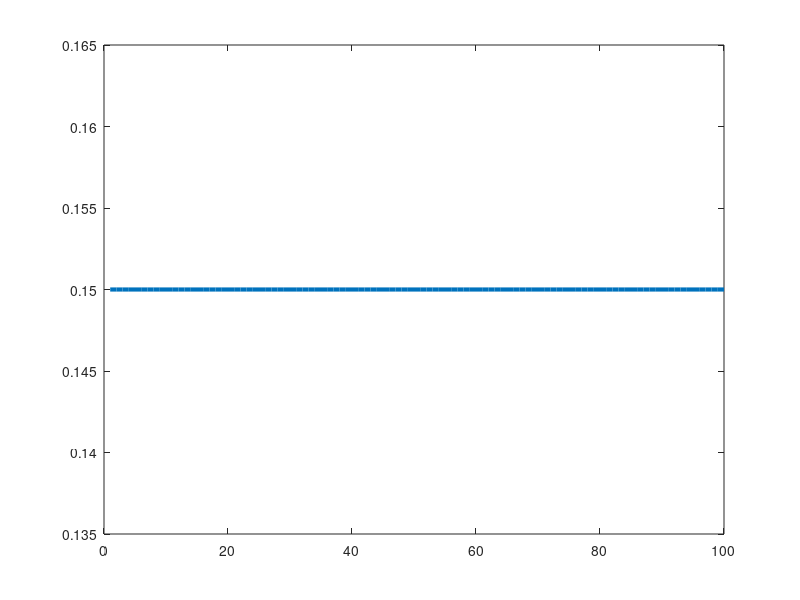

Recreate this plot in MATLAB. (Note: this script raises an error after producing the figure.)
clear all;
clc;
color={[255,80,80]./256,[5,80,91]./256,[48,151,164]./256,[255,170,50]./256,[0.6902,0.4784,0.6314],[200,100,50]./256};
marker={"*","o","pentagram","diamond","square","^"};
l_sum=0;
gamma=0.5;
L=100;
l_length=L;
U=150;
W=50;
N=300;
R=1e5;
t_ens=5e-3;
t_des=5e-3;
t_s=t_ens+t_des;
n=1:l_length;
k=1.2;
p_reg=1;
pb=0;
p_ext=1;

y=[];
for i=1:l_length
    y(i)=N*W/R;
end
plot(n,y,'LineWidth',3,'HandleVisibility','on')
hold on;


for l=1:l_length
    l_sum=l_sum+l.^(-gamma);
end

for p_ext=0:0.2:1
    den=[];
    den(1)=1*U/R+(1-p_ext*p_reg*(1-pb)*k*1/l_sum)*(N+1)*W/R+t_ens+t_des;
    m_sum=[];
    m_sum(1)=1.^(-gamma);
    m_sum1(1)=m_sum(1);
    if 1-k*m_sum1(1)/l_sum<0
        m_sum1(1)=l_sum/k;
    end
    den(1)=1*U/R+(1-p_ext*p_reg*(1-pb)*k*m_sum1(1)/l_sum)*(N+1)*W/R+t_ens+t_des;
    for m=2:l_length
        m_sum(m)=m_sum(m-1)+m.^(-gamma);
        m_sum1(m)=m_sum(m);
        if 1-k*m_sum1(m)/l_sum<0
            m_sum1(m)=l_sum/k;
        end
        den(m)=m*U/R+(1-p_ext*p_reg*(1-pb)*k*m_sum1(m)/l_sum)*(N+1)*W/R+t_ens+t_des;
        r1(1)=(1-k*m_sum(1)/l_sum);
        r1(m)=(1-k*m_sum(m)/l_sum);
    end
    kkk=p_ext*5+1;
    maker_idx=2*kkk:10:l_length;
    plot(n,den,'Marker',marker{7-kkk},'LineWidth',2,'Color',color{7-kkk},'MarkerIndices',maker_idx,'MarkerSize',6)
    hold on;
end

% y2=[];
% for i=1:l_length
%     y2(i)=(i*U+(1-beta)*(N+1))/R+t_ens+t_des;
% end
% plot(1:l_length,y2,'--','LineWidth',2,'Color','blue','HandleVisibility','off')
% hold on;

axis([1,inf,0,inf])
legend('Conventional Mode','Semantic Mode ({\itp_{ext}}=0)','Semantic Mode ({\itp_{ext}}=0.2)','Semantic Mode ({\itp_{ext}}=0.4)','Semantic Mode ({\itp_{ext}}=0.6)','Semantic Mode ({\itp_{ext}}=0.8)','Semantic Mode ({\itp_{ext}}=1)','location','Southeast','FontName','Times New Roman','FontSize',11,'LineWidth',1.5);

% axis([1,l_length,0,2])
% legend('FontName','Times New Roman','FontSize',14,'LineWidth',1.5);
% legend('$$k=\frac{MU+W+R(t_{en-s}+t_{de-s})}{(N+1)W{\frac{\sum_{i=1}^{M} i^{-\gamma}}{\sum_{i=1}^{L} i^{-\gamma}}}}$$','$${k}=\beta\frac{\sum_{i=1}^{L} i^{-\gamma}}{\sum_{i=1}^{M} i^{-\gamma}}$$','$$k=k_{max}$$','$${k}=\frac{\sum_{i=1}^{L} i^{-\gamma}}{\sum_{i=1}^{M} i^{-\gamma}}$$','Interpreter','latex','FontSize',12,'location','NorthEast');
% axis([1,l_length,1,5.021])
% legend('FontName','Times New Roman','FontSize',14,'LineWidth',1.5);
% legend('Conventional Mode','Semantic Mode (Error-Free)','Semantic Mode','Semantic Mode','location','SouthEast');
% legend('Conventional Mode','Semantic Mode (Error-Free)','Semantic Mode','Interpreter','latex','FontSize',12,'location','SouthEast');
grid on
set(gca,'FontName','Times New Roman','FontSize',14,'LineWidth',1.5);
xlabel('Transmitted Semantic Triplet Quantity {\it M}','FontName','Times New Roman','FontSize',14);
ylabel('Latency {\it t} (s)','FontName','Times New Roman','FontSize',14,'LineWidth',1.5);
set(gca,'XTick',[1,10,20,30,40,50,60,70,80,90,100]);
fig=gcf;
fig.PaperPositionMode='auto';
fig_pos=fig.PaperPosition;
fig.PaperSize=[fig_pos(3) fig_pos(4)];
